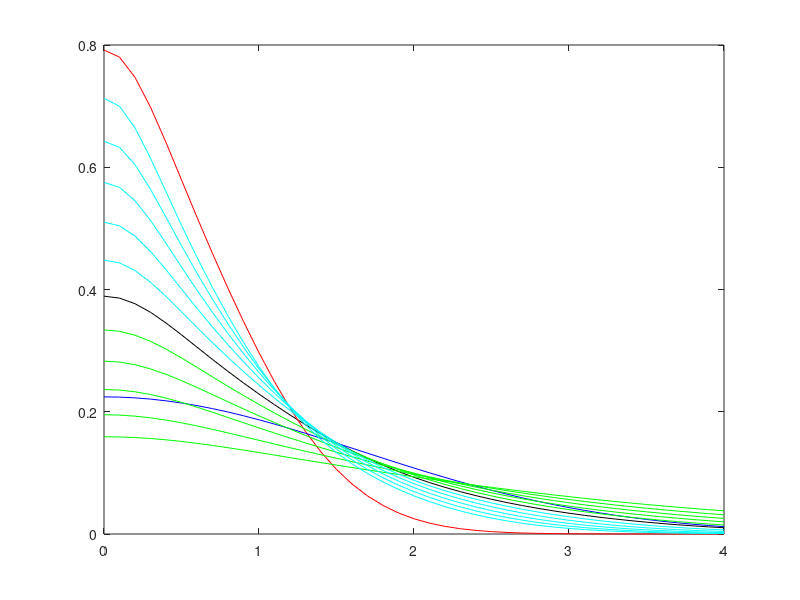

Reproduce this figure in MATLAB.
% 3-21G
% 
% ****
% H     0 
% S   2   1.00
%       5.4471780              0.1562850        
%       0.8245470              0.9046910        
% S   1   1.00
%       0.1831920              1.0000000    

% STO-3G
% ****
% H     0 
% S   3   1.00
%       3.42525091             0.15432897       
%       0.62391373             0.53532814       
%       0.16885540             0.44463454   

% STO-3G S orbital
d1 = [0.15432897  0.53532814  0.44463454];
e1 = [3.42525091  0.62391373  0.16885540];

% 3-21G 1
d2 =  [0.1562850   0.9046910]
e2 =  [5.4471780   0.8245470]

d3 = 1;
e3 = 0.183;

r = 0:0.1:4;

% phi(j) = sum_i d(i) * exp(-e(i)*r(j).^2)
for j = 1:size(r,2)
   phi1(j) = 0;
   for i=1:size(d1,2)
      phi1(j) = phi1(j) + d1(i) * exp(-e1(i)*r(j)^2);
   end
end
phi1 = phi1/sqrt((r.*phi1)*(r.*phi1)');

for j = 1:size(r,2)
   phi2(j) = 0;
   for i=1:size(d2,2)
      phi2(j) = phi2(j) + d2(i) * exp(-e2(i)*r(j)^2);
   end
end
phi2 = phi2/sqrt((r.*phi2)*(r.*phi2)');

for j = 1:size(r,2)
   phi3(j) = 0;
   for i=1:size(d3,2)
      phi3(j) = phi3(j) + d3(i) * exp(-e3(i)*r(j)^2);
   end
end
phi3 = phi3/sqrt((r.*phi3)*(r.*phi3)');

figure(10);
hold off;
plot(r,phi1,'k-');
hold on;
plot(r,phi2,'r-');
plot(r,phi3,'b-');

for sc = 0.5:0.1:1.5
   if (sc ~= 1)
      for j = 1:size(r,2)
         phi(j) = 0;
         for i=1:size(d1,2)
            phi(j) = phi(j) + d1(i) * exp(-e1(i)*sc^2*r(j)^2);
         end
      end
      phi = phi/sqrt((r.*phi)*(r.*phi)');
      if (sc < 1)
         plot(r,phi,'g-');
      else
         plot(r,phi,'c-');
      end
   end
end
